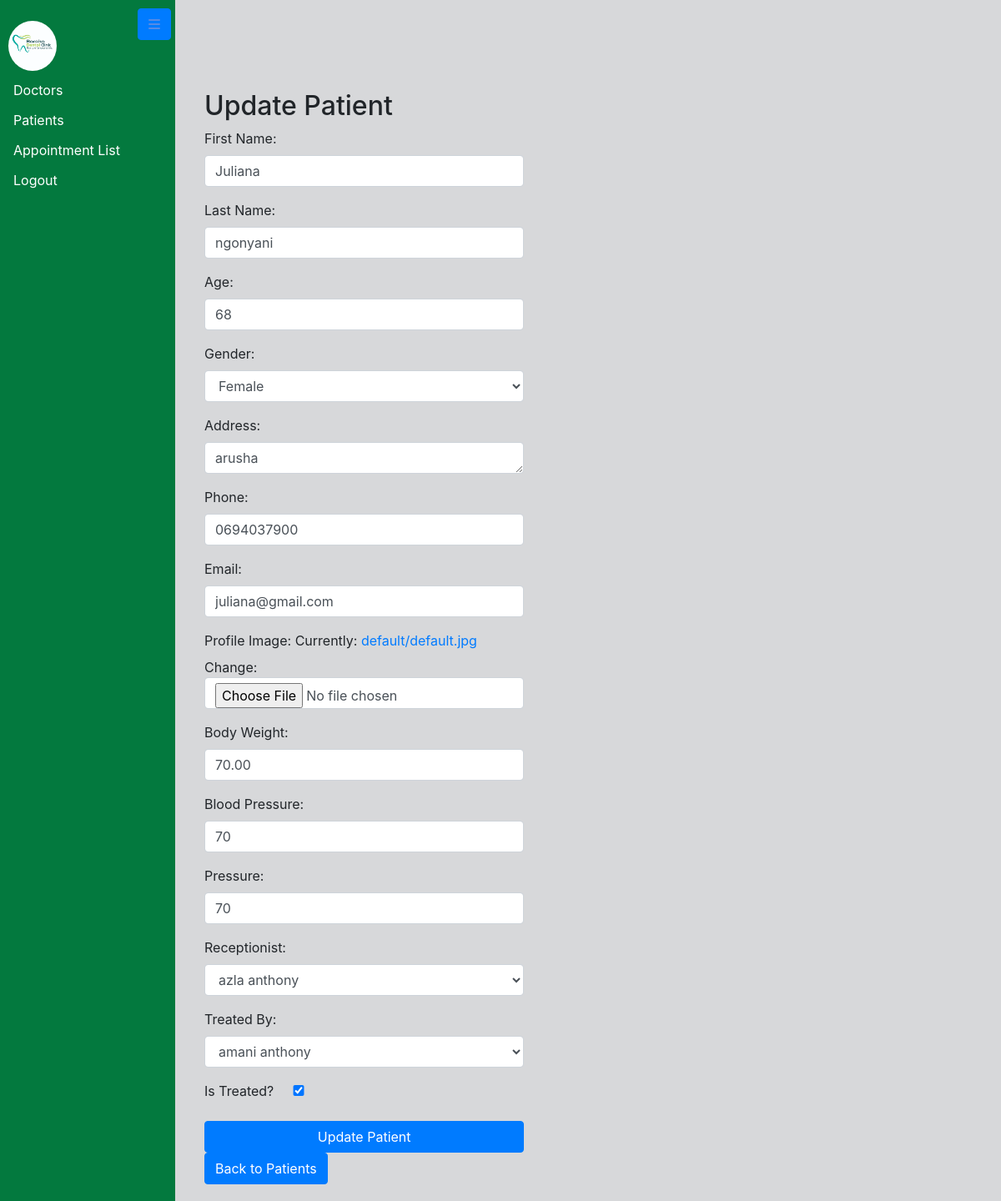
Screenshot of /patient/2/update/ (signed in) with the database file from the repository.
### hospitalApp/models.py (models this page shows, shortened)
class CommonFields(models.Model):
    first_name = models.CharField(max_length=30)
    last_name = models.CharField(max_length=30)
    age = models.PositiveIntegerField()
    gender = models.CharField(max_length=10, choices=GENDER_CHOICES)
    address = models.TextField()
    phone = models.CharField(max_length=15)
    email = models.EmailField(unique=True)
    image = models.ImageField(upload_to='profile_images/', default='default/default.jpg')
    class Meta:
        abstract = True  # This is an abstract base class to share common fields
    def __str__(self):
        return f"{self.first_name} {self.last_name}"

class Patient(CommonFields):
    body_weight = models.DecimalField(max_digits=5, decimal_places=2)  # Example: DecimalField for body weight
    blood_pressure = models.CharField(max_length=15)  # Example: CharField for blood pressure
    pressure = models.CharField(max_length=15)  # Example: CharField for pressure
    receptionist = models.ForeignKey(Specialist, on_delete=models.CASCADE, limit_choices_to={'area_of_specialist': 'Receptionist'})
    registration_time = models.DateTimeField(auto_now_add=True)
    treated_by = models.ForeignKey(Specialist, on_delete=models.CASCADE, limit_choices_to={'area_of_specialist': 'Doctor'}, related_name='patients_treated')
    treated = models.BooleanField(default=False)

class Specialist(CommonFields):
    user = models.OneToOneField(User, on_delete=models.CASCADE)
    area_of_specialist = models.CharField(max_length=50, choices=WORK_CHOICES)

### hospitalApp/views.py (the view)
# urls.py: path('patient/<int:patient_id>/update/', views.patient_update, name='patient-update'),
@login_required
def patient_update(request, patient_id):
    patient = get_object_or_404(Patient, pk=patient_id)
    if request.method == 'POST':
        form = PatientForm(request.POST, instance=patient)
        if form.is_valid():
            form.save()
            return redirect('doctor-dashboard')
    else:
        form = PatientForm(instance=patient)
    return render(request, 'patient_update.html', {'form': form, 'patient': patient})

### hospitalApp/templates/patient_update.html (shortened to what this page needs)
{% extends 'base.html' %}
{% block content %}
  <div class="container mt-5">
    <h2>Update Patient</h2>
    <form method="post" class="form">
      {{ form.as_p }}
      <button type="submit" class="btn btn-primary btn-block col-md-5 mt-3">Update Patient</button>
    </form>
    <a href="{% url 'patient-list' %}" class="btn btn-primary">Back to Patients</a>
  </div>
{% endblock %}

### templates/base.html (style rules this page uses)
body { background-color: #d7d8da; padding-top: 40px; margin: 0; }

### rows the page displays
Patient: first_name "Juliana", last_name "ngonyani", age "68", gender "Female", address "arusha", phone "0694037900", email "juliana@gmail.com", body_weight "70.00", blood_pressure "70", pressure "70", receptionist "azla anthony", treated_by "amani anthony", treated "☑"
